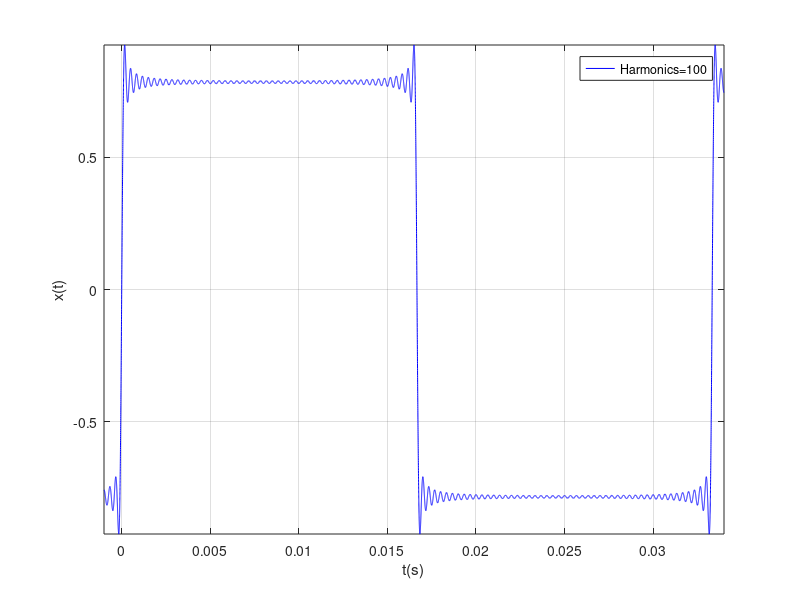

MATLAB code for this plot:

clear all, close all, clc

f = 30;
A = 1;
Tmin = -0.001;
Tmax = 0.034;
dt = 1e-6;
pulse = 0;
harmonics = 100;

t = Tmin:dt:Tmax;

for i = 1:2:harmonics
    x = A*sin(2*pi*f*t*i)/i;
    pulse = pulse + x;
end

figure
plot(t,pulse,'-b')
xlabel('t(s)')
ylabel('x(t)')
legend(['Harmonics=' num2str(harmonics)])
grid on, axis tight, box on